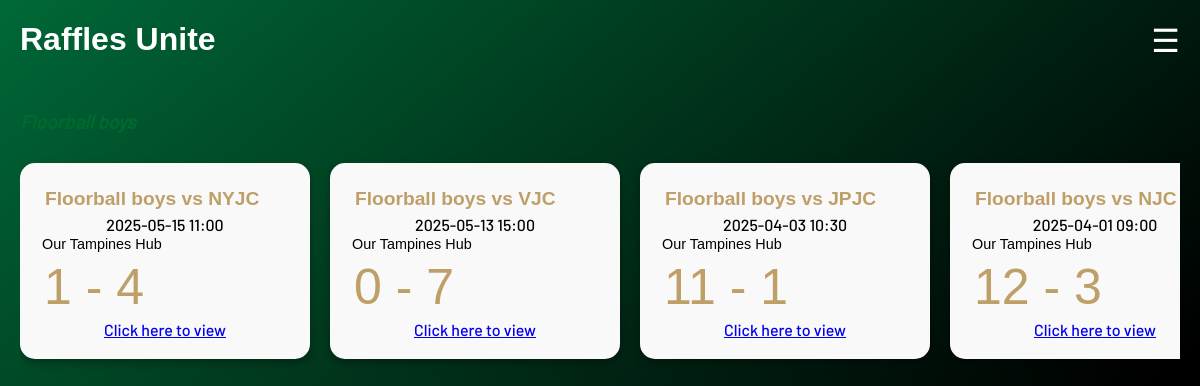
The page /cca/1b on the database its author committed.
### tables this page shows
CREATE TABLE Accounts (
            ccaid TEXT PRIMARY KEY,
            ccaname TEXT,
            pw TEXT
        );

CREATE TABLE "Posts" (
	"ccaid"	TEXT,
	"postid"	TEXT,
	"ccaname"	TEXT,
	"opp"	TEXT,
	"date"	TEXT,
	"time"	TEXT,
	"venue"	TEXT,
	"riscore"	INTEGER,
	"opscore"	INTEGER,
	"result"	TEXT,
	"vid"	TEXT,
	"caption"	TEXT,
	PRIMARY KEY("postid"),
	FOREIGN KEY("ccaid") REFERENCES "Accounts"("ccaid")
);

### app.py (the view)
@app.route('/cca/<ccaid>')
def cca_page(ccaid):
    posts = get_posts_by_ccaid(ccaid)
    ccaname = get_ccaname_byid(ccaid)
    return render_template('cca.html', posts=posts, ccaname=ccaname)

### db.py (called while the page is built)
def get_posts_by_ccaid(ccaid): #gives dict of posts by ccaid (dict required as the details might have to be changed by user)
    conn = sqlite3.connect('unite.db')
    conn.row_factory = sqlite3.Row
    cursor = conn.cursor()
    cursor.execute('''
        SELECT postid, opp, date, time, venue, caption, riscore, opscore, vid
        FROM posts
        WHERE ccaid = ?
        ORDER BY date DESC
    ''', (ccaid,))
    rows = cursor.fetchall()
    posts = [dict(row) for row in rows]
    conn.close()
    return posts

def get_ccaname_byid(ccaid):
    conn = sqlite3.connect("unite.db")
    cursor = conn.cursor()
    cursor.execute("""
        SELECT ccaname
        FROM Accounts
        WHERE ccaid = ?
        LIMIT 1
    """, (ccaid,))
    result = cursor.fetchone()
    conn.close()
    if result:
        return result[0]
    else:
        return "Unnamed CCA"  # or return None, and handle it in route

### templates/cca.html (shortened to what this page needs)
<!DOCTYPE html>
<html lang="en">
<head>
    <link rel="stylesheet" href="{{ url_for('static', filename='styles.css') }}">
</head>
<body>
    <div class="header">
        <h1>Raffles Unite</h1>
        <div class="dropdown">
            <div class="dropdown-button">☰</div>
        </div>
    </div>
    <div class="section-title">{{ ccaname }}</div>
    <div class="scroll-container">
        {% for game in posts %}
            <div class="card">
                <div class="matchup">{{ ccaname }} vs {{ game.opp }}</div>
                <div>{{ game.date }} {{ game.time }}</div>
                <div class="venue">{{ game.venue }}</div>
                <div class="score">{{ game.riscore }} - {{ game.opscore }}</div>
                <a href="{{ url_for('post', postid=game.postid) }}">Click here to view</a>
            </div>
        {% endfor %}
    </div>
</body>
</html>

### static/styles.css (style rules this page uses)
html { min-height: 130%; background: linear-gradient(140deg, #006837, #000000, #000000, #bf9f68); background-attachment: fixed; padding-bottom: 10%; }
body { height: 100%; font-family: 'Barlow', sans-serif; color: white; margin: 0; padding-left: 20px; padding-right: 20px; }
h1 { font-family: 'Glacial Indifference', sans-serif; font-size: 2em; }
.header { display: flex; justify-content: space-between; align-items: center; }
.dropdown { position: relative; display: inline-block; }
.dropdown-button { font-size: 2em; cursor: pointer; }
.section-title { font-size: 1.5em; margin-top: 30px; font-weight: bold; font-style: italic; }
.scroll-container { display: flex; overflow-x: auto; padding: 20px 0; gap: 20px; }
.card { width: 250px; min-height: 180; background-color: #f9f9f9; color: black; border-radius: 15px; padding: 20px; flex-shrink: 0; box-shadow: 0 4px 8px rgba(0,0,0,0.3); text-align: center; }
.card .matchup { font-weight: bold; font-family: 'Glacial Indifference', sans-serif; color: #bf9f68; font-size: larger; padding: 5px; }
.card .venue { font-size: 0.9em; padding: 2px; }
.card .score { font-family: 'Glacial Indifference', sans-serif; font-size: 50px; padding: 4px; }
.section-title { font-size: 1.2rem; font-weight: bold; color: #006830; margin-bottom: 10px; }
.matchup { font-family: 'Glacial Indifference', sans-serif; color: #bf9f68; font-size: 80px; text-align: left; padding-bottom: 2px; }
.score { font-family: 'Glacial Indifference', sans-serif; text-align: left; color: #bf9f68; font-size: 50px; padding-bottom: 20px; }
.venue { font-weight: lighter; text-align: left; font-family: 'Glacial Indifference', sans-serif; font-size: 1em; color: black; }

### rows shown on the page
Posts: opp "NYJC", date "2025-05-15", time "11:00", venue "Our Tampines Hub", riscore "1", opscore "4"
Accounts: ccaname "Floorball boys"
Posts: opp "VJC", date "2025-05-13", time "15:00", venue "Our Tampines Hub", riscore "0", opscore "7"
Posts: opp "JPJC", date "2025-04-03", time "10:30", venue "Our Tampines Hub", riscore "11", opscore "1"
Posts: opp "NJC", date "2025-04-01", time "09:00", venue "Our Tampines Hub", riscore "12", opscore "3"
